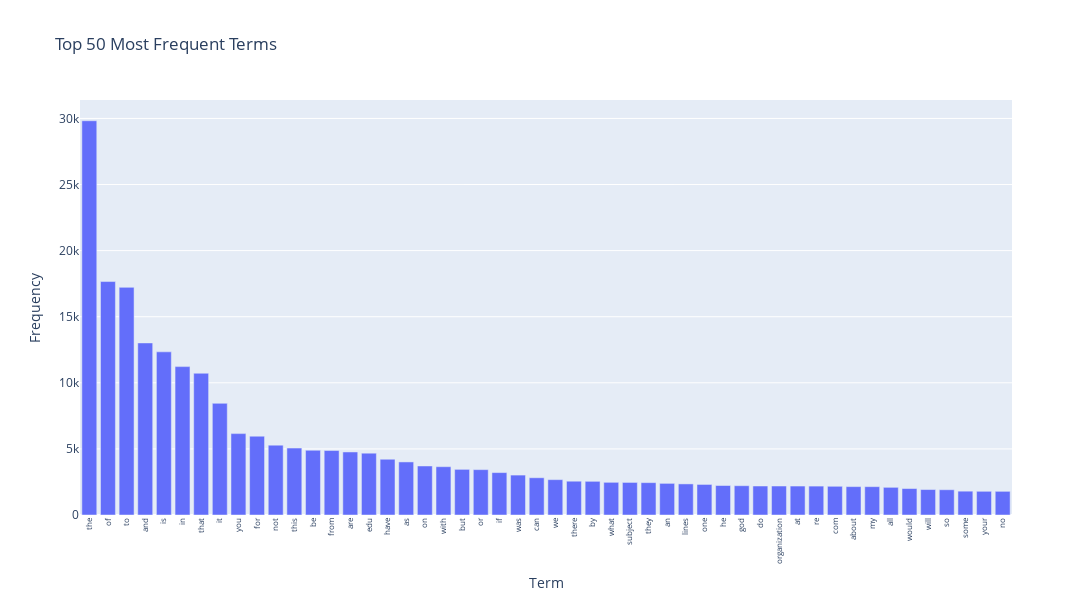

Notebook code cell kept with this figure:
### Markdown cell above
### >>> **Exercise 14 (take home):** 
Additionally, you can attempt to sort the terms on the `x-axis` by frequency instead of in alphabetical order. This way the visualization is more meaninfgul and you will be able to observe the so called [long tail](https://en.wikipedia.org/wiki/Long_tail) (get familiar with this term since it will appear a lot in data mining and other statistics courses). see picture below

![alt txt](https://upload.wikimedia.org/wikipedia/commons/thumb/8/8a/Long_tail.svg/1000px-Long_tail.svg.png)

### Code cell
# Answer here
import plotly.express as px
import pandas as pd

#ref: https://plotly.com/python/bar-charts/
terms = count_vect.get_feature_names_out()

#Select the 50 most frequent terms
#reuse the idea from exercise 11
top_50_terms_idx = np.argsort(term_frequencies)[-50:]
common_terms = terms[top_50_terms_idx]
common_counts = term_frequencies[top_50_terms_idx]

df = pd.DataFrame({"term": common_terms, "frequency": common_counts})

# Sort Ascending -> key action to get the long-tail graph
term_df = pd.DataFrame({
    "term": common_terms,
    "count": common_counts
}).sort_values(by="count", ascending=False)

fig = px.bar(term_df, x="term", y="count",
             title="Top 50 Most Frequent Terms",
             labels={"term": "Term", "frequency": "Frequency"})

fig.update_layout(xaxis_tickangle=-90, 
                  xaxis_tickfont_size=8,
                  yaxis_title="Frequency",
                  xaxis_title="Term",
                  height=600, width=1200)
fig.show()

### Figure 1 — Plotly figure (JSON) as saved in the notebook; plotly's stock layout.template omitted (floating-point values rounded to 4 significant figures)
{"data": [{"hovertemplate": "Term=%{x}<br>count=%{y}<extra></extra>", "legendgroup": "", "marker": {"color": "#636efa", "pattern": {"shape": ""}}, "name": "", "orientation": "v", "showlegend": false, "textposition": "auto", "type": "bar", "x": ["the", "of", "to", "and", "is", "in", "that", "it", "you", "for", "not", "this", "be", "from", "are", "edu", "have", "as", "on", "with", "but", "or", "if", "was", "can", "we", "there", "by", "what", "subject", "they", "an", "lines", "one", "he", "god", "do", "organization", "at", "re", "com", "about", "my", "all", "would", "will", "so", "some", "your", "no"], "xaxis": "x", "y": [29825, 17660, 17222, 13017, 12343, 11226, 10723, 8447, 6157, 5962, 5285, 5063, 4898, 4877, 4769, 4675, 4218, 4015, 3709, 3655, 3453, 3432, 3208, 3020, 2818, 2674, 2556, 2548, 2472, 2464, 2448, 2393, 2353, 2312, 2232, 2216, 2193, 2192, 2191, 2186, 2172, 2148, 2143, 2093, 2000, 1925, 1912, 1802, 1793, 1791], "yaxis": "y"}], "layout": {"barmode": "relative", "height": 600, "legend": {"tracegroupgap": 0}, "title": {"text": "Top 50 Most Frequent Terms"}, "width": 1200, "xaxis": {"anchor": "y", "domain": [0, 1], "tickangle": -90, "tickfont": {"size": 8}, "title": {"text": "Term"}}, "yaxis": {"anchor": "x", "domain": [0, 1], "title": {"text": "Frequency"}}}}
